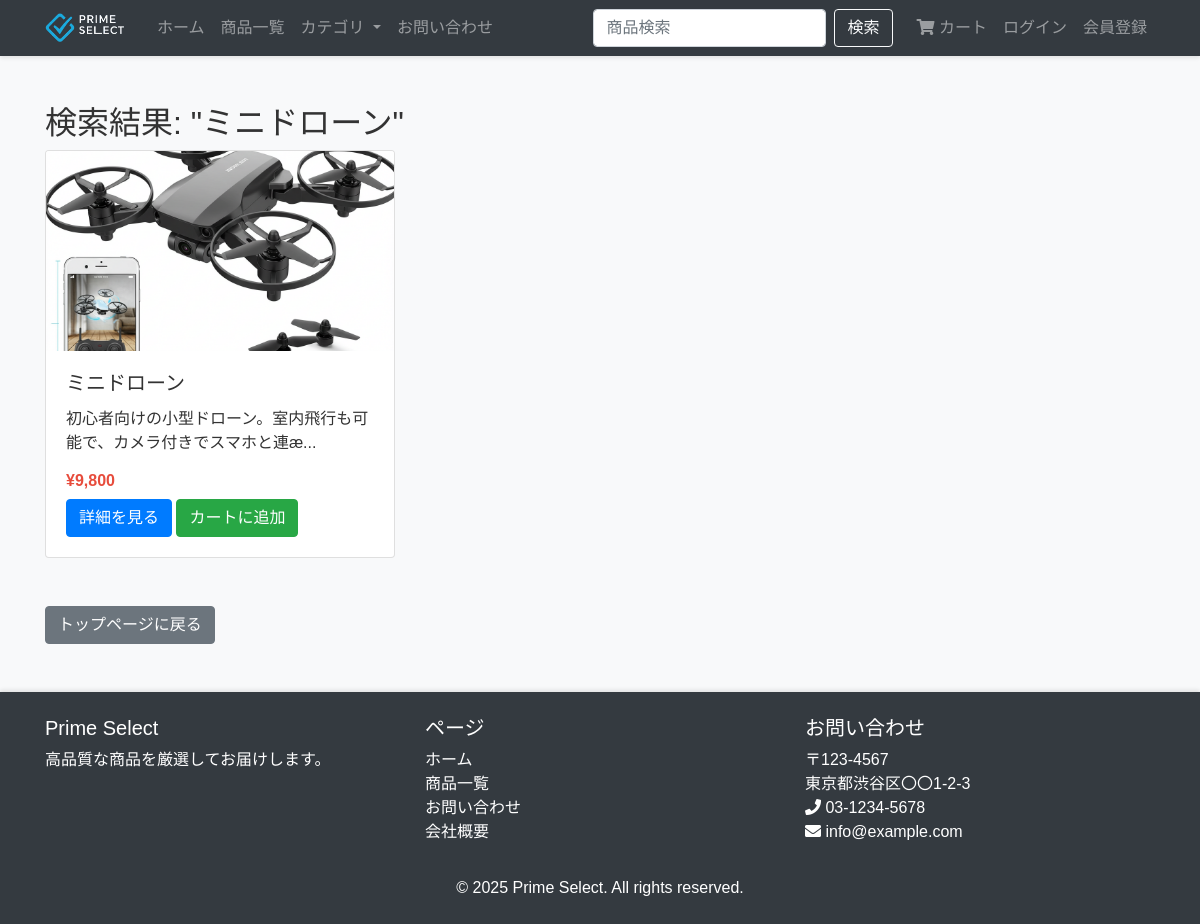
/search.php?keyword=ミニドローン, run on the app's committed database.
### tables this page shows
CREATE TABLE `products` (
  `id` int(11) NOT NULL AUTO_INCREMENT,
  `name` varchar(255) NOT NULL,
  `description` text DEFAULT NULL,
  `price` decimal(10,2) NOT NULL,
  `category_id` int(11) DEFAULT NULL,
  `image` varchar(255) DEFAULT NULL,
  `stock` int(11) DEFAULT 0,
  `created` datetime DEFAULT current_timestamp(),
  `is_preorder` tinyint(1) DEFAULT 0 COMMENT '受注生産フラグ（0: 通常販売, 1: 受注生産）',
  `preorder_period` varchar(100) DEFAULT NULL COMMENT '受注生産期間',
  `min_stock` int(11) DEFAULT 0 COMMENT '最小在庫数',
  `max_stock` int(11) DEFAULT 0 COMMENT '最大在庫数',
  PRIMARY KEY (`id`),
  KEY `category_id` (`category_id`),
  KEY `idx_products_category_stock` (`category_id`, `stock`),
  KEY `idx_products_created` (`created`),
  KEY `idx_products_price` (`price`),
  KEY `idx_products_is_preorder` (`is_preorder`),
  CONSTRAINT `products_ibfk_1` FOREIGN KEY (`category_id`) REFERENCES `categories` (`id`)
);

### classes/Product.php (called while the page is built, shortened)
<?php
class Product {
    private $conn;
    private $table_name = "products";
    public function __construct($db) {
        $this->conn = $db;
    }
    public function search($keyword) {
        $query = "SELECT p.id, p.name, p.description, p.price, p.image, p.created, c.name as category_name
                FROM " . $this->table_name . " p
                LEFT JOIN categories c ON p.category_id = c.id
                WHERE p.name LIKE ? OR p.description LIKE ?
                ORDER BY p.created DESC";
        $keyword = "%{$keyword}%";
        $stmt = $this->conn->prepare($query);
        $stmt->bindParam(1, $keyword);
        $stmt->bindParam(2, $keyword);
        $stmt->execute();
        return $stmt;
    }
}
?>

### search.php (the view, shortened to what this page needs)
<?php
include_once "classes/Product.php";
$database = new Database();
$db = $database->getConnection();
$product = new Product($db);
$keyword = isset($_GET['keyword']) ? trim($_GET['keyword']) : '';
include_once "templates/header.php";
?>
<div class="container mt-5">
    <h2>検索結果: "<?php echo htmlspecialchars($keyword); ?>"</h2>
    <?php if(empty($keyword)): ?>
    <div class="alert alert-warning">
        検索キーワードを入力してください。
    </div>
    <?php else: ?>
    <div class="row">
        <?php
        $stmt = $product->search($keyword);
        $num = $stmt->rowCount();
        if($num > 0) {
            while ($row = $stmt->fetch(PDO::FETCH_ASSOC)) {
                extract($row);
                ?>
                <div class="col-md-4 mb-4">
                    <div class="card h-100">
                        <img class="card-img-top" src="assets/images/<?php echo $image; ?>" alt="<?php echo $name; ?>">
                        <div class="card-body">
                            <h5 class="card-title"><?php echo $name; ?></h5>
                            <p class="card-text"><?php echo substr($description, 0, 100) . '...'; ?></p>
                            <h6 class="card-price">¥<?php echo number_format($price); ?></h6>
                            <a href="product.php?id=<?php echo $id; ?>" class="btn btn-primary">詳細を見る</a>
                            <a href="cart.php?action=add&id=<?php echo $id; ?>" class="btn btn-success">カートに追加</a>
                        </div>
                    </div>
                </div>
                <?php
            }
        }
        ?>
    </div>
    <?php endif; ?>
    <div class="mt-4">
        <a href="index.php" class="btn btn-secondary">トップページに戻る</a>
    </div>
</div>
<?php include_once "templates/footer.php"; ?>

### assets/css/style.css (style rules this page uses)
body { font-family: 'Hiragino Kaku Gothic Pro', 'ヒラギノ角ゴ Pro W3', Meiryo, メイリオ, Osaka, 'MS PGothic', arial, helvetica, sans-serif; color: #333; background-color: #f8f9fa; }
.card { transition: transform 0.3s, box-shadow 0.3s; }
.card-img-top { height: 200px; object-fit: cover; }
.card-price { color: #e74c3c; font-weight: bold; }
.btn-primary { background-color: #007bff; border-color: #007bff; }
.btn-success { background-color: #28a745; border-color: #28a745; }

### data on the page
products: image (picture), name "ミニドローン", description "初心者向けの小型ドローン。室内飛行も可能で、カメラ付きでスマホと連æ", price "9,800"

### other printed values
$keyword "ミニドローン"
